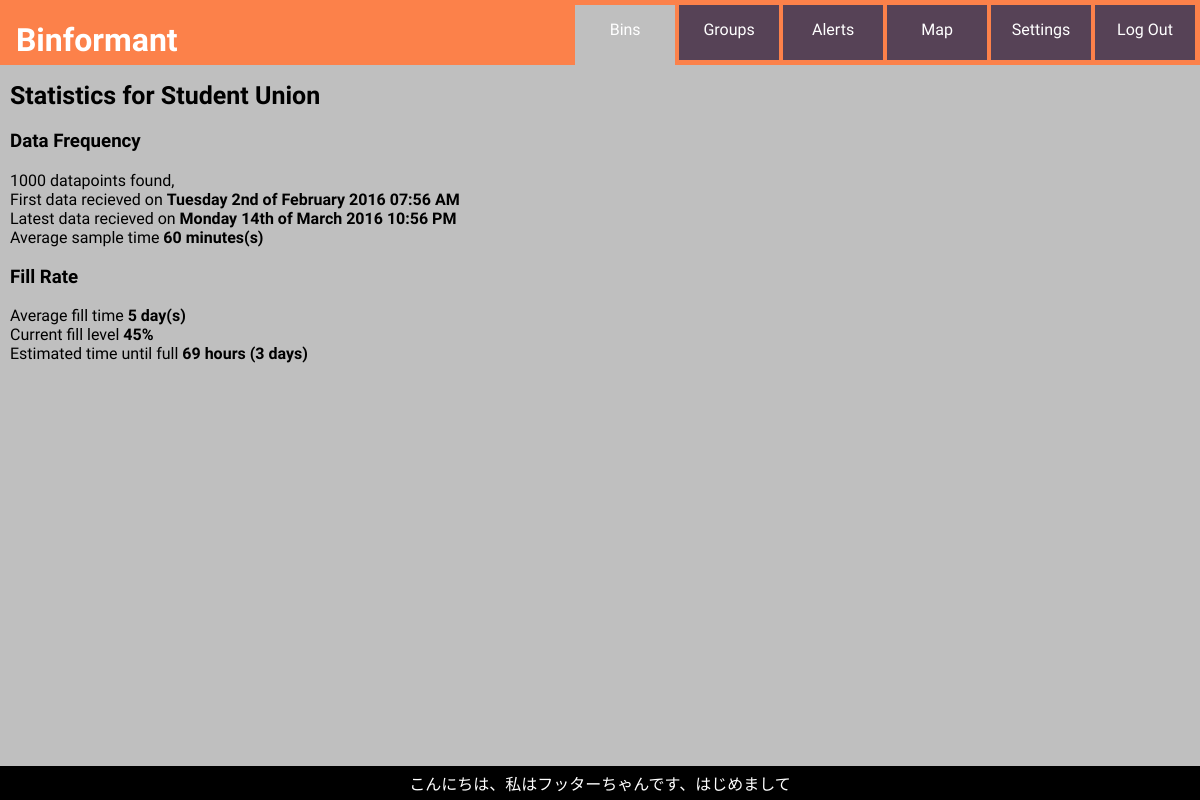
Page /stats.php?uid=bin-123-456-789 (signed in) on the committed database.
### tables this page shows
CREATE TABLE bins(
    uid TEXT PRIMARY KEY UNIQUE,
    name TEXT,
    description TEXT,
    location TEXT,
    csa INTEGER,
    account_id TEXT,
    staus TEXT,
    type TEXT,
   groups TEXT,
   image_path TEXT
   
);

CREATE TABLE bindata(
   uid TEXT  ,
   level INT,
   levelmax INT,
   time INT,
   status TEXT
);

### lib/crunch.php (called while the page is built, shortened)
<?php
$sql ="SELECT * from bindata where uid ='".$crunchid."' ORDER BY time;";
            $cret = $db->query($sql);
            $pointCount=1;
            $emptycount = 0;
            $firstrow = $cret->fetchArray(SQLITE3_ASSOC);
            while($crow = $cret->fetchArray(SQLITE3_ASSOC)){
                if ($crow['level'] < $lastrow['level']){
                    $emptycount++;
                }
                $lastrow=$crow;
            }
            $avgfilltime = ($lastrow['time']-$firstrow['time'])/($emptycount);
            $fill = round(100*($lastrow['level']/$lastrow['levelmax']));
            $etf = $avgfilltime*(100-$fill)/100;
?>

### stats.php (the view, shortened to what this page needs)
<!DOCTYPE html>
<head>
    <link rel="stylesheet" type="text/css" href="layout.css">
</head>
<body>
    <h1>&nbsp;&nbsp;Binformant</h1>
     <?php
        include "lib/dbopen.php";
        $sql ="SELECT * from bins where uid = '" . $_GET['uid'] . "';";
        $ret = $db->query($sql);
        $binprofile = $ret->fetchArray(SQLITE3_ASSOC);
     ?>
    <header>
        <a href="bins.php" class="abutton + button">Bins</a>
        <a href="groups.php" class="button">Groups</a>
        <a href="alert.php" class="button">Alerts</a>
        <a href="map.php" class="button">Map</a>
        <a href="set.php" class="button">Settings</a>
        <a href="session.php?action=logout" class="button">Log Out</a>
    </header>
    <main>
        <h2>.</h2>
        <h2>Statistics for <?php echo $binprofile['name'];?></h2>
        <p>
        <?php
            $crunchid = $_GET['uid'];
            include 'lib/crunch.php';
            echo "<h3>Data Frequency</h3>";
            echo $pointCount." datapoints found, <br>";
            echo "First data recieved on <b>".date("l jS \of F Y h:i A", $firstrow['time'])."</b><br>";
            echo "Latest data recieved on <b>".date("l jS \of F Y h:i A", $lastrow['time'])."</b><br>";
            echo "Average sample time <b>".round(($lastrow['time']-$firstrow['time'])/($pointCount*60))." minutes(s)</b>"   ;
        ?>
        <h3>Fill Rate</h3>
        <?php
            echo "Average fill time<b> ".round($avgfilltime/(3600*24))." day(s)</b><br>";
            if ($fill > 100)
                echo "Sensor out of range, check device mounting or recalibrate if bin depth has changed";
            else
                echo "Current fill level <b>".$fill."%</b><br>";
            echo "Estimated time until full <b>".round($etf/3600)." hours (".round($etf/(3600*24))." days)</b><br>";
        ?>
        </p>
    </main>
    <footer>
        こんにちは、私はフッターちゃんです、はじめまして
    </footer>
</body>

### layout.css (style rules this page uses)
body { background-color: #BFBFBF; font-family: 'Comfortaa',sans-serif; margin: 0; padding: 0; }
h1 { float: left; padding: 0; text-align: left; position: fixed; z-index: 1; color: #fff; }
header { background-color: #FC814A; text-align: right; padding: 5px; padding-bottom: 0; position: fixed; right: 0; left: 0; }
main { width: 95%; float: left; padding: 10px; }
footer { background-color: #000; color: #fff; clear: both; text-align: center; width: 100%; position: fixed; padding: 5px 0; bottom: 0; }
a.button { background-color: #564256; border: none; color: #fff; padding: 15px 0; padding-bottom: 10px; height: 30px; width: 100px; text-align: center; text-decoration: none; display: inline-block; font-size: 16px; }
a.button:hover,a.abutton, input[type=submit].pbutton:hover { background-color: #BFBFBF; color: #fff; }
a.abutton { padding: 15px 0; }
h2 { font-size: 25px; }
p { text-align: left; }

### rows in the picture
bins: name "Student Union"
bindata: time "Tuesday 2nd of February 2016 07:56 AM"
bindata: time "Monday 14th of March 2016 10:56 PM", fill "45"

### other values in the picture
$pointCount "1000"
$avgfilltime/(3600*24) "5"
$etf/3600 "69"
$etf/(3600*24) "3"
